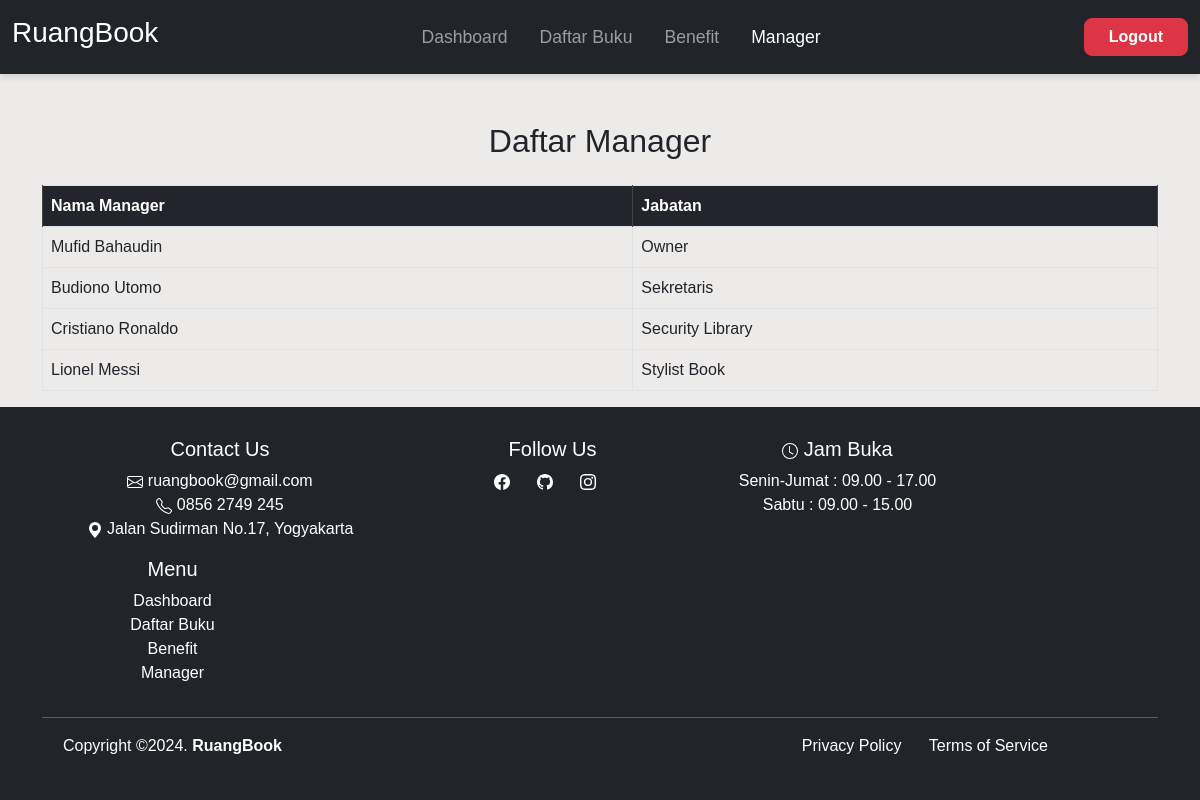
The app's page /reader_manager.php (signed in) with its own data.
### tables this page shows
CREATE TABLE `manager` (
  `id_manager` int(11) NOT NULL,
  `nama_manager` varchar(100) NOT NULL,
  `jabatan` varchar(100) NOT NULL
);

### reader_manager.php (the view, shortened to what this page needs)
<?php
$conn = new mysqli("localhost", "root", "", "perpustakaan");
$query = "SELECT nama_manager, jabatan FROM manager";
$result = $conn->query($query);
?>
<!DOCTYPE html>
<html lang="en">
<head>
    <link href="https://cdn.jsdelivr.net/npm/bootstrap@5.0.2/dist/css/bootstrap.min.css" rel="stylesheet"
>
    <link rel="stylesheet" href="css/reader_manager.css">
</head>
<body>
    <nav class="navbar navbar-expand-lg navbar-dark bg-dark py-3">
        <div class="container-fluid">
            <h3 class="text-white">RuangBook</h3>
            <div class="collapse navbar-collapse" id="navbarNav">
                <ul class="navbar-nav mx-auto mb-2 mb-lg-0 gap-3">
                    <li class="nav-item">
                        <a class="nav-link" href="reader_dashboard.php">Dashboard</a>
                    </li>
                    <li class="nav-item">
                        <a class="nav-link" href="reader_daftar_buku.php">Daftar Buku</a>
                    </li>
                    <li class="nav-item">
                        <a class="nav-link" href="reader_benefit.php">Benefit</a>
                    </li>
                    <li class="nav-item">
                        <a class="nav-link active" href="reader_manager.php">Manager</a>
                    </li>
                </ul>
                <a href="logout.php" class="btn btn-danger px-4">Logout</a>
            </div>
        </div>
    </nav>
    <div class="container mt-5">
    <h2 class="text-center">Daftar Manager</h2>
    <div class="table-responsive">
        <table class="table table-bordered mt-3">
            <thead class="table-dark-custom">
                <tr>
                    <th>Nama Manager</th>
                    <th>Jabatan</th>
                </tr>
            </thead>
            <tbody>
                <?php if ($result->num_rows > 0): ?>
                    <?php while ($row = $result->fetch_assoc()): ?>
                        <tr>
                            <td><?= htmlspecialchars($row['nama_manager']) ?></td>
                            <td><?= htmlspecialchars($row['jabatan']) ?></td>
                        </tr>
                    <?php endwhile; ?>
                <?php else: ?>
                    <tr>
                        <td colspan="2" class="text-center">Tidak ada data manager.</td>
                    </tr>
                <?php endif; ?>
            </tbody>
        </table>
    </div>
</div>
    <footer class="footer bg-dark" id="footer">
        <div class="container">
            <div class="row">
                <div class="col-md-4">
                    <h5>Contact Us</h5>
                    <ul class="list-unstyled">
                        <li> ruangbook@gmail.com</li>
                        <li> 0856 2749 245</li>
                        <li><svg xmlns="http://www.w3.org/2000/svg" width="16" height="16" fill="currentColor" class="bi bi-geo-alt-fill" viewBox="0 0 16 16">
                                <path d="M8 16s6-5.686 6-10A6 6 0 0 0 2 6c0 4.314 6 10 6 10m0-7a3 3 0 1 1 0-6 3 3 0 0 1 0 6" />
                            </svg> Jalan Sudirman No.17, Yogyakarta</li>
                    </ul>
                </div>
                <div class="col-md-3">
                    <h5>Follow Us</h5>
                    <ul class="list-inline footer-links">
                        <li class="list-inline-item">
                            <a href="https://www.facebook.com/mufid.b.nugroho.1" target="_blank">
                            </a>
                        </li>
                        <li class="list-inline-item">
                            <a href="https://github.com/mufidbahaudin" target="_blank">
                            </a>
                        </li>
                        <li class="list-inline-item">
                            <a href="https://www.instagram.com/mufidbahaudin_" target="_blank">
                            </a>
                        </li>
                    </ul>
                </div>
                <div class="col-md-3">
                    <h5> <svg xmlns="http://www.w3.org/2000/svg" width="16" height="16" fill="currentColor" class="bi bi-clock" viewBox="0 0 16 16">
                            <path d="M8 3.5a.5.5 0 0 0-1 0V9a.5.5 0 0 0 .252.434l3.5 2a.5.5 0 0 0 .496-.868L8 8.71z" />
                            <path d="M8 16A8 8 0 1 0 8 0a8 8 0 0 0 0 16m7-8A7 7 0 1 1 1 8a7 7 0 0 1 14 0" />
                        </svg> Jam Buka</h5>
                    <ul class="list-unstyled">
                        <li>Senin-Jumat : 09.00 - 17.00</li>
                        <li>Sabtu : 09.00 - 15.00</li>
                    </ul>
                </div>
                <div class="col-md-3">
                    <h5>Menu</h5>
                    <ul class="list-unstyled">
                        <li><a class="text-decoration-none text-white" href="reader_dashboard.php">Dashboard</li></a>
                        <li><a class="text-decoration-none text-white" href="reader_daftar_buku.php">Daftar Buku</li></a>
                        <li><a class="text-decoration-none text-white" href="reader_benefit.php">Benefit</li></a>
                        <li><a class="text-decoration-none text-white" href="reader_manager.php">Manager</li></a>
                    </ul>
                </div>
            </div>
            <hr>
            <div class="row">
                <div class="col-md-3">
                    <p>Copyright &copy;2024. <strong>RuangBook</strong></p>
                </div>
                <div class="col-md-8 text-end">
                    <ul class="list-inline footer-links">
                        <li class="list-inline-item">
                            <a href="#">Privacy Policy</a>
                        </li>
                        <li class="list-inline-item">
                            <a href="#">Terms of Service</a>
                        </li>
                    </ul>
                </div>
            </div>
        </div>
    </footer>
</body>
</html>

### css/reader_manager.css (style rules this page uses)
body { background-color: rgb(237, 234, 234); font-family: Arial, sans-serif; }
nav { background-color: #24242c; }
.navbar { box-shadow: 0 4px 6px rgba(0, 0, 0, 0.1); }
.navbar-nav .nav-link { font-size: 1.1rem; padding: 0.5rem 1rem; border-radius: 0.5rem; transition: background-color 0.3s ease, color 0.3s ease; }
.btn-danger { font-size: 1rem; font-weight: bold; border-radius: 0.5rem; }
.table-dark-custom { background-color: #24242c; color: #ffffff; }
.table-dark-custom th, .table-dark-custom td { border-color: #444444; }
footer { color: #fff; padding: 30px 0; background-color: #24242c; text-align: center; }
.footer-links a { color: #fff; text-decoration: none; margin-right: 15px; transition: color 0.3s ease; }
@media (min-width: 1200px) { .navbar-nav { gap: 2rem; } }

### records on screen
manager: nama_manager "Mufid Bahaudin", jabatan "Owner"
manager: nama_manager "Budiono Utomo", jabatan "Sekretaris"
manager: nama_manager "Cristiano Ronaldo", jabatan "Security Library"
manager: nama_manager "Lionel Messi", jabatan "Stylist Book"
